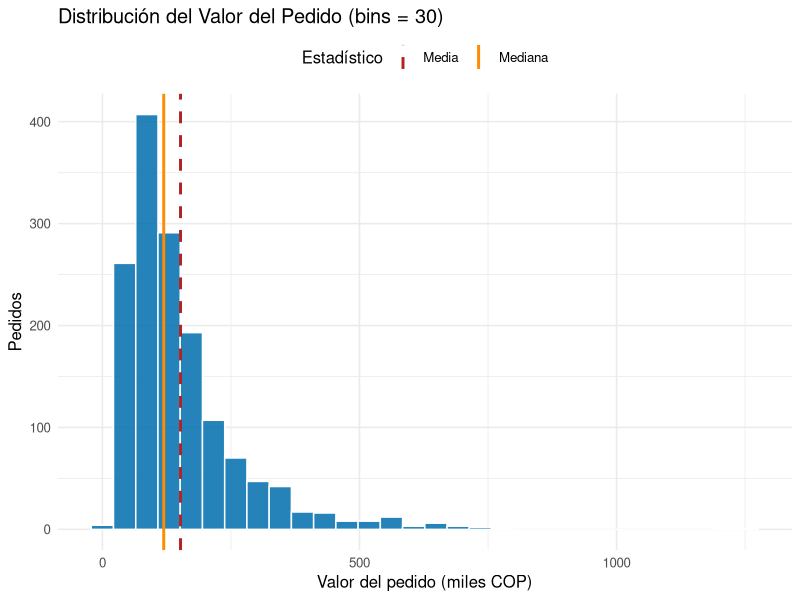
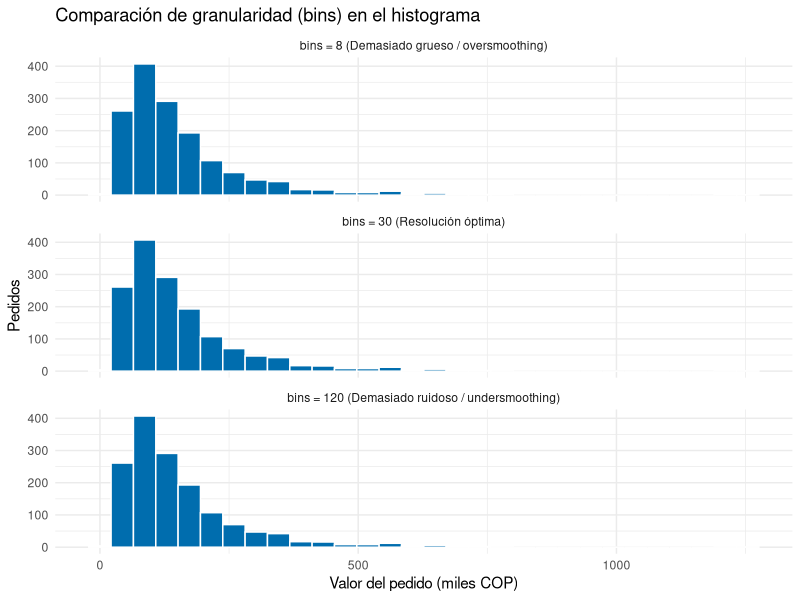
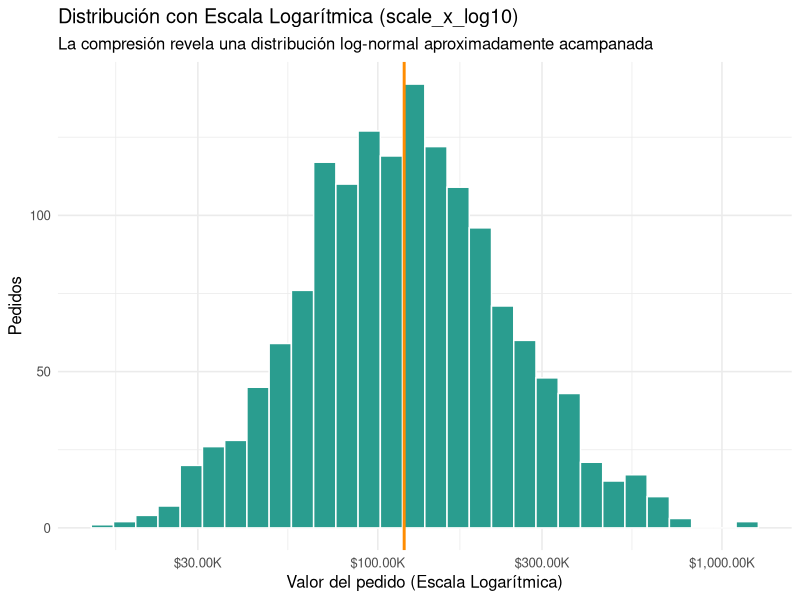
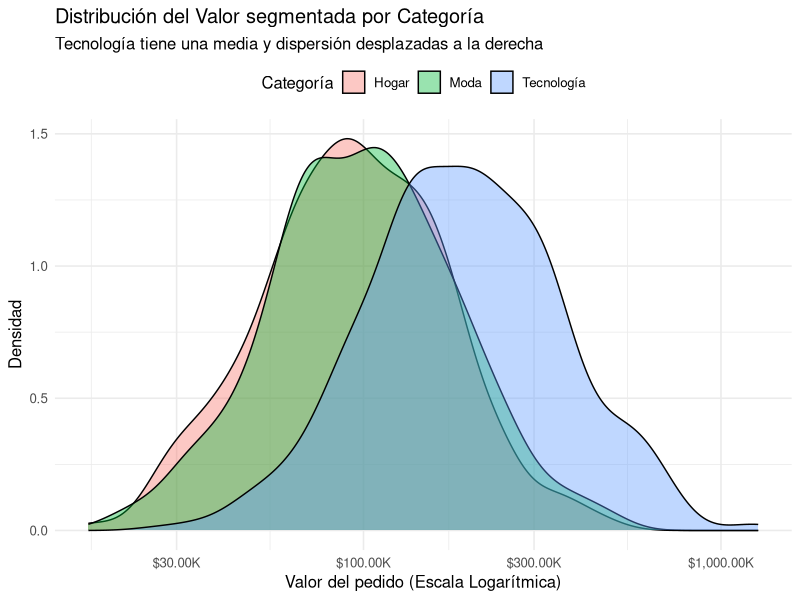

Recreate these plots in R, in order.
library(tidyverse)
library(scales)

set.seed(909); n <- 1500
dias <- seq(as.Date("2025-01-01"), as.Date("2025-12-31"), "day")

pedidos <- tibble(
  fecha        = sample(dias, n, replace = TRUE),
  canal        = sample(c("App", "Web", "Tienda"), n, TRUE, prob = c(.45, .35, .20)),
  categoria    = sample(c("Tecnología", "Hogar", "Moda"), n, replace = TRUE),
  valor        = round(rlnorm(n, 11.5 + 0.6 * (categoria == "Tecnología"), 0.6), -2),
  dias_entrega = rpois(n, lambda = 3) + 1,
  calificacion = sample(1:5, n, TRUE, prob = c(1, 2, 3, 7, 7))
)

# 1. Gráfico base con Media vs Mediana
media_val   <- mean(pedidos$valor) / 1000
mediana_val <- median(pedidos$valor) / 1000

p_base <- ggplot(pedidos, aes(x = valor / 1000)) +
  geom_histogram(bins = 30, fill = "#006DAE", color = "white", alpha = 0.85) +
  geom_vline(aes(xintercept = mediana_val, color = "Mediana"), linewidth = 1, linetype = "solid") +
  geom_vline(aes(xintercept = media_val, color = "Media"), linewidth = 1, linetype = "dashed") +
  scale_color_manual(name = "Estadístico", values = c("Mediana" = "darkorange", "Media" = "firebrick")) +
  labs(
    title = "Distribución del Valor del Pedido (bins = 30)",
    x = "Valor del pedido (miles COP)",
    y = "Pedidos"
  ) +
  theme_minimal(base_size = 12) +
  theme(legend.position = "top")

print(p_base)

# 2. Comparativa de Bins (8 vs 30 vs 120)
# Creamos una tabla apilada para graficar los 3 niveles de resolución juntos
bind_rows(
  pedidos %>% mutate(num_bins = "bins = 8 (Demasiado grueso / oversmoothing)"),
  pedidos %>% mutate(num_bins = "bins = 30 (Resolución óptima)"),
  pedidos %>% mutate(num_bins = "bins = 120 (Demasiado ruidoso / undersmoothing)")
) %>%
  mutate(num_bins = factor(num_bins, levels = c(
    "bins = 8 (Demasiado grueso / oversmoothing)",
    "bins = 30 (Resolución óptima)",
    "bins = 120 (Demasiado ruidoso / undersmoothing)"
  ))) %>%
  ggplot(aes(x = valor / 1000)) +
  geom_histogram(bins = 30, fill = "#006DAE", color = "white") +
  facet_wrap(~ num_bins, scales = "free_y", ncol = 1) +
  labs(
    title = "Comparación de granularidad (bins) en el histograma",
    x = "Valor del pedido (miles COP)",
    y = "Pedidos"
  ) +
  theme_minimal(base_size = 11)

# 3. Transformación con scale_x_log10()
p_log <- ggplot(pedidos, aes(x = valor)) +
  geom_histogram(bins = 30, fill = "#2a9d8f", color = "white") +
  scale_x_log10(labels = label_dollar(prefix = "$", scale = 1e-3, suffix = "K")) +
  geom_vline(xintercept = median(pedidos$valor), color = "darkorange", linewidth = 1) +
  labs(
    title = "Distribución con Escala Logarítmica (scale_x_log10)",
    subtitle = "La compresión revela una distribución log-normal aproximadamente acampanada",
    x = "Valor del pedido (Escala Logarítmica)",
    y = "Pedidos"
  ) +
  theme_minimal(base_size = 12)

print(p_log)

# 4. Distribución por Categoría (Revela mezcla de poblaciones)
p_cat <- ggplot(pedidos, aes(x = valor, fill = categoria)) +
  geom_density(alpha = 0.4) +
  scale_x_log10(labels = label_dollar(prefix = "$", scale = 1e-3, suffix = "K")) +
  labs(
    title = "Distribución del Valor segmentada por Categoría",
    subtitle = "Tecnología tiene una media y dispersión desplazadas a la derecha",
    x = "Valor del pedido (Escala Logarítmica)",
    y = "Densidad",
    fill = "Categoría"
  ) +
  theme_minimal(base_size = 12) +
  theme(legend.position = "top")

print(p_cat)

# RESPUESTAS A LAS PREGUNTAS 

# Pregunta 1
cat("1. Describe forma, centro y cola. ¿La media es mayor que la mediana?\n")
cat(sprintf("   - FORMA: Asimétrica a la derecha (sesgada positivamente / unimodal).\n"))
cat(sprintf("   - CENTRO: La Mediana es de $%.0f COP, mientras la Media es de $%.0f COP.\n", median(pedidos$valor), mean(pedidos$valor)))
cat(sprintf("   - COLA: Cola pesada y extendida hacia valores altos (superiores a $1,000,000 COP).\n"))
cat("   - ¿Media > Mediana?: SÍ. En distribuciones con asimetría positiva, los valores extremos\n")
cat("     altos arrastran a la media, cumpliéndose siempre que Media > Mediana.\n\n")

# Pregunta 2
cat("2. ¿Qué número de bins muestra mejor la forma? Justifica.\n")
cat("   RTA: bins = 30 es el mejor balance visual (bias-variance trade-off):\n")
cat("   - bins = 8 sobre-suaviza (oversmoothing) y oculta la verdadera curvatura y moda.\n")
cat("   - bins = 120 genera sobre-ajuste visual (undersmoothing), creando huecos vacíos y ruido en la cola.\n")
cat("   - bins = 30 captura con claridad el pico y el decaimiento exponencial sin artefactos.\n\n")

# Pregunta 3
cat("3. ¿Qué cambia con scale_x_log10()? ¿Qué medida reportarías a gerencia?\n")
cat("   - ¿Qué cambia?: Descomprime la masa densa de pedidos pequeños de la izquierda y contrae\n")
cat("     la cola larga de la derecha, transformando la curva asimétrica en una casi simétrica (campana).\n")
cat("   - Medida para gerencia: Reportaría la MEDIANA ($128,000 aprox.) junto con el IQR,\n")
cat("     porque representa el pedido típico sin verse distorsionada por las pocas ventas millonarias.\n\n")

# Pregunta 4
cat("4. Repite por categoría: ¿aparece algo que el histograma global ocultaba?\n")
cat("   RTA: SÍ. El histograma global ocultaba que los datos son en realidad una MEZCLA DE SUBPOBLACIONES\n")
cat("   (bimodalidad oculta):\n")
cat("   - 'Hogar' y 'Moda' comparten una distribución centrada alrededor de $100K.\n")
cat("   - 'Tecnología' tiene una distribución propia desplazada casi al doble (~$180K).\n")
cat("   El gráfico general mezcla ambas y disfraza el salto de precio propio de Tecnología.\n")
